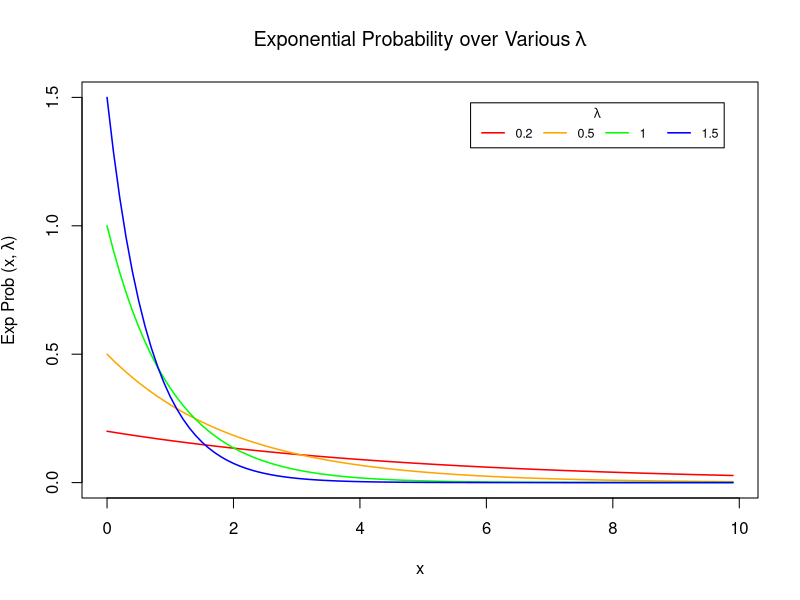
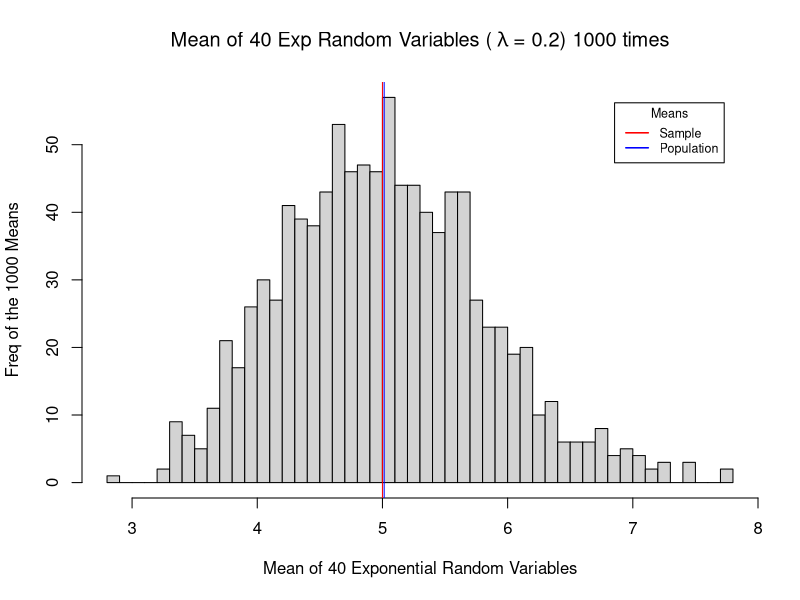
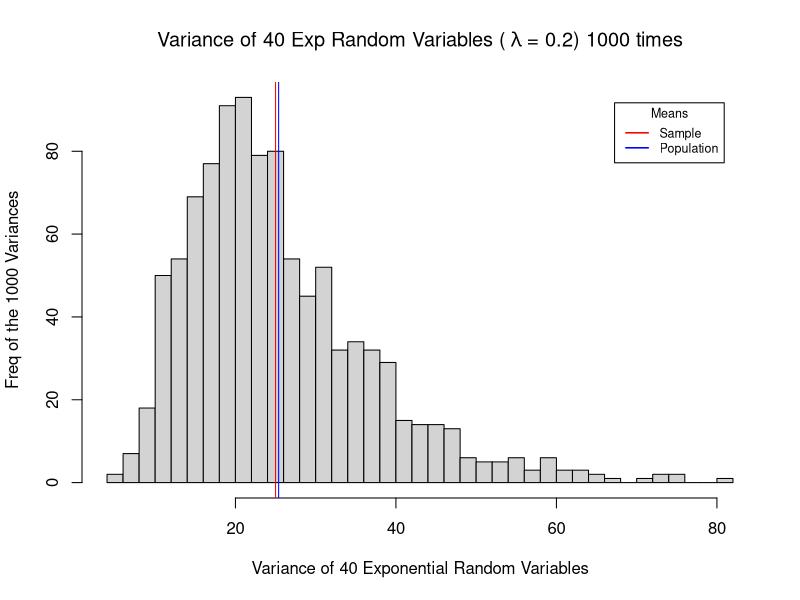
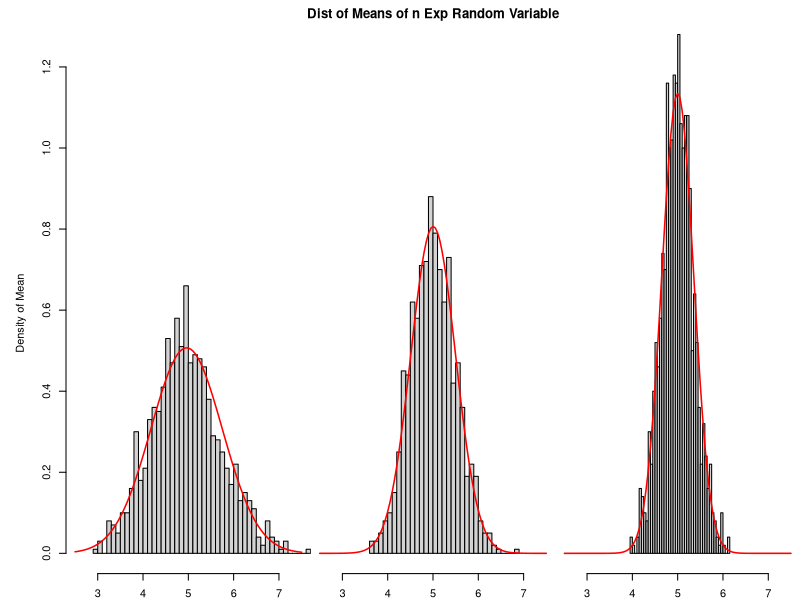
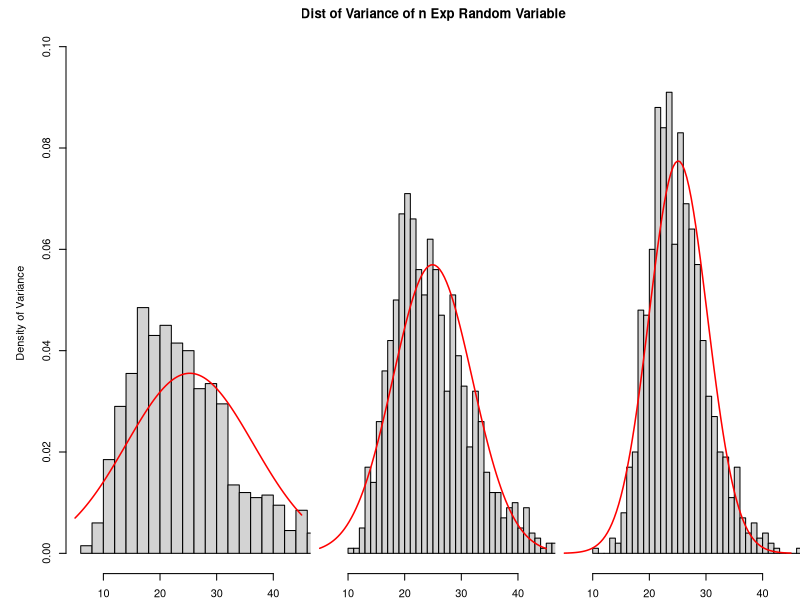

R code for these plots, in order:
## ---- chunk 1
require(knitr)
require(markdown)

knitr::opts_chunk$set(echo = TRUE)
## ---- chunk 2
set.seed(121)

x <- seq(from = .0001, to = 10, by = .1)
l <- c(.2, .5, 1, 1.5)
clrs <- c("red", "orange", "green", "blue")

exppdf <- function (x, lmb) { lmb * exp(-lmb * x) }

xrange <- c(0, max(x)); yrange <- c(0, 1.5)

plot(xrange, yrange, type="n", xlab="x",
  	ylab = bquote("Exp Prob (x,"~lambda*")"))

for (i in 1:4) { 
  lines(x, exppdf(x, l[i]), type="l", lwd = 1.5,
        col = clrs[i]) 
} 
title(bquote("Exponential Probability over Various"~lambda))

legend("topright", legend = l, col = clrs, title = bquote(lambda),
       lwd = 1.5, inset = .05, cex = .75, horiz = TRUE)
## ---- chunk 3
l = .2
numsims = 1000
samples = 40
## ---- chunk 4
RandExp <- matrix(rexp(numsims * samples, rate = l), nrow = numsims)
mns <- apply(RandExp, 1, mean)
vars <- apply(RandExp, 1, var)
## ---- chunk 5
popMean <- 1/l
sampleMean <- mean(mns)
sampleStdDev <- sd(mns)
c(popMean, sampleMean, sampleStdDev)
## ---- chunk 6
clrs = c("red", "blue")
lgnd = c("Sample", "Population")
hist(mns, breaks = 40, include.lowest = TRUE,
     main = "Mean of 40 Exp Random Variables ("~lambda~"= 0.2) 1000 times",
     xlab = "Mean of 40 Exponential Random Variables", ylab = "Freq of the 1000 Means")
abline(v = popMean, col = "red")
abline(v = sampleMean, col = "blue")
legend("topright", legend = lgnd, col = clrs, title = "Means",
       lwd = 1.5, inset = .05, cex = .75)
## ---- chunk 7
z = (sampleMean - popMean)/(sampleStdDev/sqrt(numsims))
z
## ---- chunk 8
popMean = 1/(l^2)
sampleMean = mean(vars)
sampleStdDev = sd(vars)
c(popMean, sampleMean, sampleStdDev)
## ---- chunk 9
hist(vars, breaks = 40, include.lowest = TRUE,
     main = "Variance of 40 Exp Random Variables ("~lambda~"= 0.2) 1000 times",
     xlab = "Variance of 40 Exponential Random Variables",
     ylab = "Freq of the 1000 Variances")
abline(v = popMean, col = "red")
abline(v = sampleMean, col = "blue")
legend("topright", legend = lgnd, col = clrs, title = "Means",
       lwd = 1.5, inset = .05, cex = .75)
## ---- chunk 10
z = (sampleMean - popMean)/(sampleStdDev/sqrt(numsims))
z
## ---- chunk 11
samples = c(40, 100, 200)
## ---- chunk 12
par(mfrow=c(1,length(samples)), mar = c(2,0,0,0), oma = c(0,5,2,0))
for (i in samples) {
        RandExp <- matrix(rexp(numsims * i, rate = l), nrow = numsims)
        mns <- apply(RandExp, 1, mean)
        x <- seq(2.5, 7.5, length.out = 20)
        hist(mns, breaks = 40, freq = FALSE, xlim = c(2.5, 7.5), ylim = c(0, 1.25),
             yaxt = 'n', xlab = paste("Num Samples =", i), main = NULL)
        curve(dnorm(x, mean = mean(mns), sd = sd(mns)), add = TRUE, lwd = 1.5, col = "red")
}
title(main = "Dist of Means of n Exp Random Variable", ylab = "Density of Mean", outer = TRUE )
axis(2, outer = TRUE )
## ---- chunk 13
par(mfrow=c(1,length(samples)), mar = c(2,0,0,0), oma = c(0,5,2,0))
for (i in samples) {
        RandExp <- matrix(rexp(numsims * i, rate = l), nrow = numsims)
        vars <- apply(RandExp, 1, var)
        x <- seq(2.5, 7.5, length.out = 20)
        hist(vars, breaks = 40, freq = FALSE, xlim = c(5, 45), ylim = c(0, .1),
             yaxt = 'n', xlab = paste("Num Samples =", i), main = NULL)
        curve(dnorm(x, mean = mean(vars), sd = sd(vars)), add = TRUE, lwd = 1.5, col = "red")
}
title(main = "Dist of Variance of n Exp Random Variable", ylab = "Density of Variance", outer = TRUE )
axis(2, outer = TRUE)
